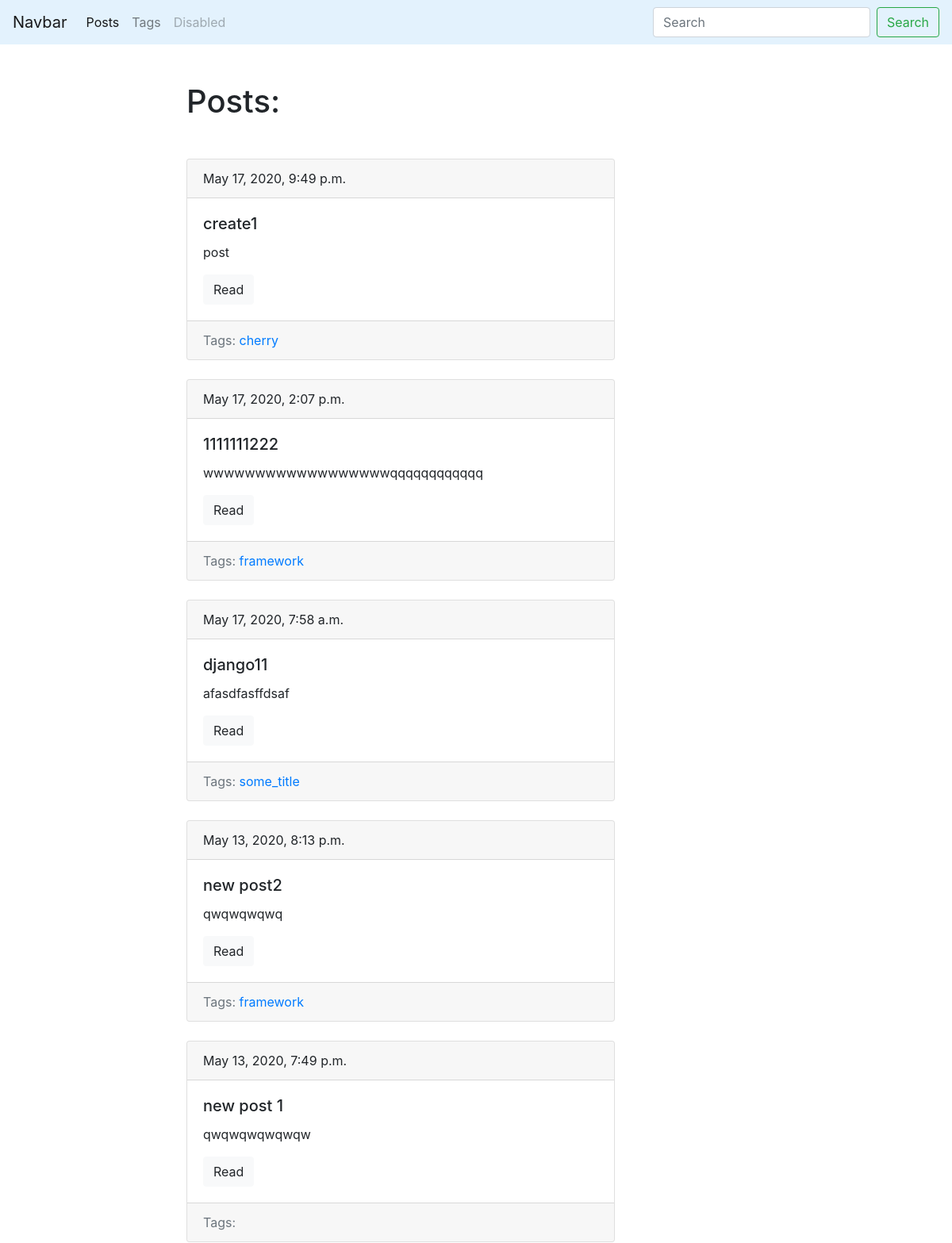
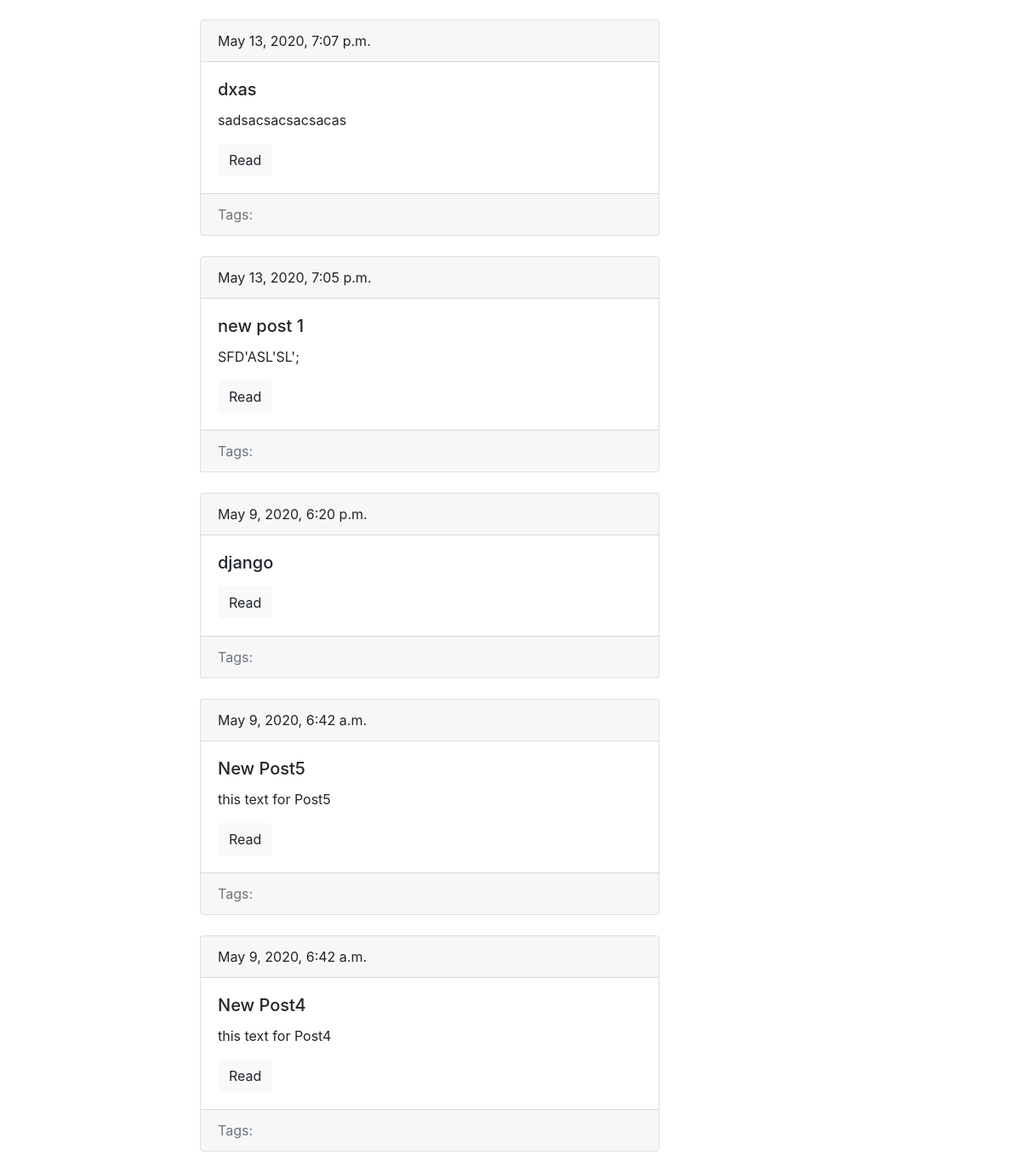
Screenshot of /blog/ with the database file from the repository (2 pictures, top to bottom).
### blog/models.py (models this page shows, shortened)
class Post(models.Model):
    title = models.CharField(max_length=150, db_index=True)
    slug = models.SlugField(max_length=150, blank=True, unique=True)
    body = models.TextField(blank=True, db_index=True)
    tags = models.ManyToManyField('Tag', blank=True, related_name='posts')
    date_pub = models.DateTimeField(auto_now_add=True)
    def get_absolute_url(self):
        return reverse('post_detail_url', kwargs={'slug': self.slug})
    class Meta:
        ordering = ['-date_pub']

class Tag(models.Model):
    title = models.CharField(max_length=50)
    slug = models.SlugField(max_length=50, unique=True)
    def get_absolute_url(self):
        return reverse('tag_detail_url', kwargs={'slug': self.slug})
    class Meta:
        ordering = ['title']

### blog/views.py (the view)
def posts_list(request):
    search_query = request.GET.get('search', '')
    if search_query:
        posts = Post.objects.filter(
            Q(title__icontains=search_query) | Q(body__icontains=search_query))
    else:
        posts = Post.objects.all()
    paginator = Paginator(posts, 10)
    page_namber = request.GET.get('page', 1)
    page = paginator.get_page(page_namber)
    is_paginated = page.has_other_pages()
    if page.has_previous():
        prev_url = '?page={}'.format(page.previous_page_number())
    else:
        prev_url = ''
    if page.has_next():
        next_url = '?page={}'.format(page.next_page_number())
    else:
        next_url = ''
    context = {
        'page_object': page,
        'is_paginated': is_paginated,
        'prev_url': prev_url,
        'next_url': next_url
    }
    return render(request, 'blog/index.html', context=context)

### blog/templates/blog/index.html (shortened to what this page needs)
{% extends 'blog/base_blog.html' %}
{% block content %}
	<h1 class="mb-5">Posts:</h1>
	{% for post in page_object.object_list %}
        {% include 'blog/includes/post_card_template.html' %}
	{% endfor %}
{% endblock %}

### blog/templates/blog/includes/post_card_template.html
<div class="card mb-4">
    <div class="card-header">
        {{ post.date_pub }}
    </div>
    <div class="card-body">
        <h5 class="card-title">{{ post.title }}</h5>
        <p class="card-text">{{ post.body|truncatewords:15 }}</p>
        <a href="{{ post.get_absolute_url }}" class="btn btn-light">Read</a>
    </div>
    <div class="card-footer text-muted">
        Tags:
        {% for tag in post.tags.all %}
            <a href="{{ tag.get_absolute_url }}">{{ tag.title }}</a>
        {% endfor %}
    </div>
</div>

### rows the page displays
Post: date_pub "May 17, 2020, 9:49 p.m.", title "create1", body "post"
Tag: title "cherry"
Post: date_pub "May 17, 2020, 2:07 p.m.", title "1111111222", body "wwwwwwwwwwwwwwwwwwqqqqqqqqqqqq"
Tag: title "framework"
Post: date_pub "May 17, 2020, 7:58 a.m.", title "django11", body "afasdfasffdsaf"
Tag: title "some_title"
Post: date_pub "May 13, 2020, 8:13 p.m.", title "new post2", body "qwqwqwqwq"
Post: date_pub "May 13, 2020, 7:49 p.m.", title "new post 1", body "qwqwqwqwqwqw"
Post: date_pub "May 13, 2020, 7:07 p.m.", title "dxas", body "sadsacsacsacsacas"
Post: date_pub "May 13, 2020, 7:05 p.m.", title "new post 1", body "SFD'ASL'SL';"
Post: date_pub "May 9, 2020, 6:20 p.m.", title "django"
Post: date_pub "May 9, 2020, 6:42 a.m.", title "New Post5", body "this text for Post5"
Post: date_pub "May 9, 2020, 6:42 a.m.", title "New Post4", body "this text for Post4"
